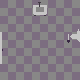

Tiled map render using the project's own tile images. Description and the whole map definition, tile-layer contents included, below:
An orthogonal 5x5 tile map with 16x16 px tiles, 2 tile layers (background, items).

<map version="1.9" tiledversion="1.9.2" orientation="orthogonal" renderorder="right-down" width="5" height="5" tilewidth="16" tileheight="16" infinite="0" nextlayerid="3" nextobjectid="1">
 <tileset firstgid="1" source="tileset.tsx" />
 <layer id="2" name="background" width="5" height="5">
  <data encoding="csv">
74,74,74,74,74,
74,74,74,74,74,
74,74,74,74,74,
74,74,74,74,74,
74,74,74,74,74
</data>
 </layer>
 <layer id="1" name="items" width="5" height="5">
  <data encoding="csv">
0,0,71,0,0,
0,0,0,0,60,
9,0,0,0,73,
22,0,0,0,0,
0,0,0,0,0
</data>
 </layer>
</map>